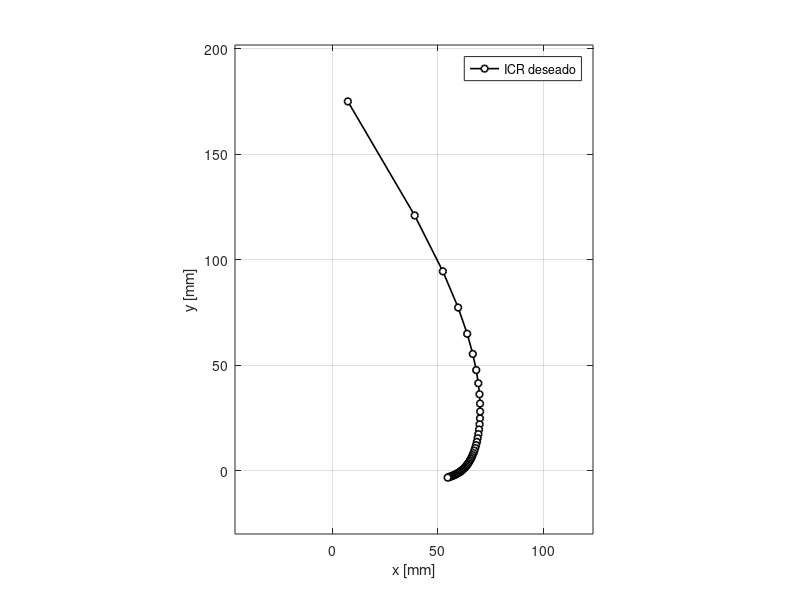

MATLAB code for this plot: (Note: this script raises an error after producing the figure.)
% ============================================================
% Grafica la trayectoria ICR deseada 
% ============================================================

clear; close all; clc

%% Trayectoria ICR deseada (11 puntos)
x_icr_deseado = [7.29399710429363	38.9469416912877	52.3091880776569	59.5418973515481	63.8346025118270	66.4785111406799	68.1150307268510	69.1027796928179	69.6580268060982	69.9181113910876	69.9735288060996	69.8855516713562	69.6965208594010	69.4361468271115	69.1255146571108	68.7797071143576	68.4095652721667	68.0228946077428	67.6253055252133	67.2208077310685	66.8122358533064	66.4015575463989	65.9900986488715	65.5787090947833	65.1678860654003	64.7578659957472	64.3486937121488	63.9402746582766	63.5324145375713	63.1248495419844	62.7172695060411	62.3093357234741	61.9006947242244	61.4909889861463	61.0798653159152	60.6669814545488	60.2520113283411	59.8346492641582	59.4146134105194	58.9916485465015	58.5655284147693	58.1360576796181	57.7030735833722	57.2664473529918	56.8260853919658	56.3819302794963	55.9339615888741	55.4821965292601	55.0266904093961	54.5675369177885];
y_icr_deseado = [174.932457831002	120.909154190309	94.4367416269758	77.2952070760723	64.8696449175400	55.3072769460283	47.6726252575836	41.4229316502601	36.2129141489592	31.8083103495822	28.0425583120192	24.7929828301196	21.9667289642500	19.4919668167153	17.3121349333010	15.3820296432668	13.6650657046441	12.1313077940034	10.7560251620762	9.51861078245543	8.40176021083849	7.39083911770675	6.47339022077455	5.63874474840267	4.87771332049453	4.18233787547994	3.54569101654413	2.96171254345100	2.42507539844961	1.93107506479285	1.47553780286059	1.05474412131360	0.665364649473204	0.304406166127144	-0.0308340050254792	-0.342806668907986	-0.633743659595677	-0.905685906880549	-1.16050743417028	-1.39993591444526	-1.62557029995246	-1.83889595196750	-2.04129762481927	-2.23407059996950	-2.41843021856255	-2.59552002237622	-2.76641868182993	-2.93214586429411	-3.09366717531263	-3.25189828861614];
Kdeg = linspace(0,110,50);

x = x_icr_deseado(:);
y = y_icr_deseado(:);
N = numel(x);

%% ===== Figura (formato profesional) =====
fig = figure('Color','w','Position',[120 80 900 650]);
ax  = axes('Parent',fig); hold(ax,'on'); axis(ax,'equal'); box(ax,'on');
grid(ax,'on'); 

% Curva con marcadores (líneas finas)
pDes = plot(ax, x, y, '-o', 'Color',[0 0 0], 'LineWidth',1.2, ...
    'MarkerSize',5, 'MarkerFaceColor','w', 'MarkerEdgeColor',[0 0 0], ...
    'DisplayName','ICR deseado');

xlabel(ax,'x [mm]'); ylabel(ax,'y [mm]');

% Límites con margen
rx = max(x)-min(x); ry = max(y)-min(y);
pad = 0.15*max(rx,ry);
xlim(ax,[min(x)-2*pad, max(x)+2*pad]);
ylim(ax,[min(y)-pad, max(y)+pad]);

% Leyenda DENTRO del eje con marco
lg = legend(ax, pDes, {'ICR deseado'}, 'Location','northeast', 'Box','on');
lg.EdgeColor = [0.25 0.25 0.25];  % opcional: color del borde

%% Etiquetas de ángulo (puntos 1..6 y N)
idx_label =[1,5,10,20,30,50]   % 1–6 y último

% Offset de las etiquetas perpendicular a la curva
s  = 0.06 * max(rx, ry);   % tamaño del desplazamiento
for ii = 1:numel(idx_label)
    i = idx_label(ii);
    % Tangente local
    if i==1
        t = [x(2)-x(1), y(2)-y(1)];
    elseif i==N
        t = [x(N)-x(N-1), y(N)-y(N-1)];
    else
        t = [x(i+1)-x(i-1), y(i+1)-y(i-1)];
    end
    % Normal unitaria
    n = [-t(2), t(1)];
    if norm(n) < 1e-12, n = [1,0]; else, n = n/norm(n); end

    off = s*n;
    text(x(i)+off(1), y(i)+off(2), sprintf('%.0f°', Kdeg(i)), ...
        'FontSize',9, 'FontWeight','bold', 'Color',[0.1 0.1 0.1], ...
        'HorizontalAlignment','center','VerticalAlignment','middle', ...
        'BackgroundColor','w','Margin',2, 'EdgeColor',[0.8 0.8 0.8]);
end
